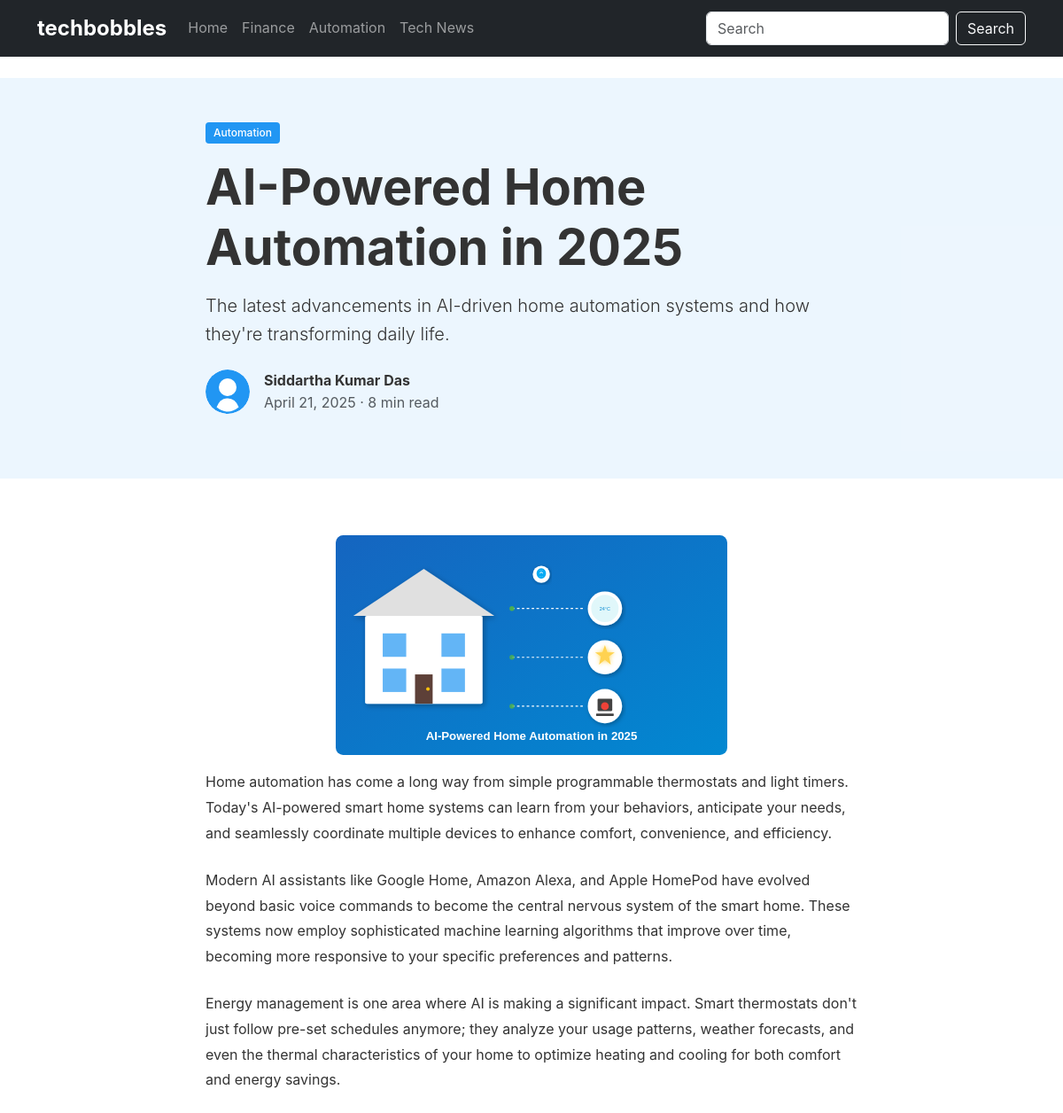
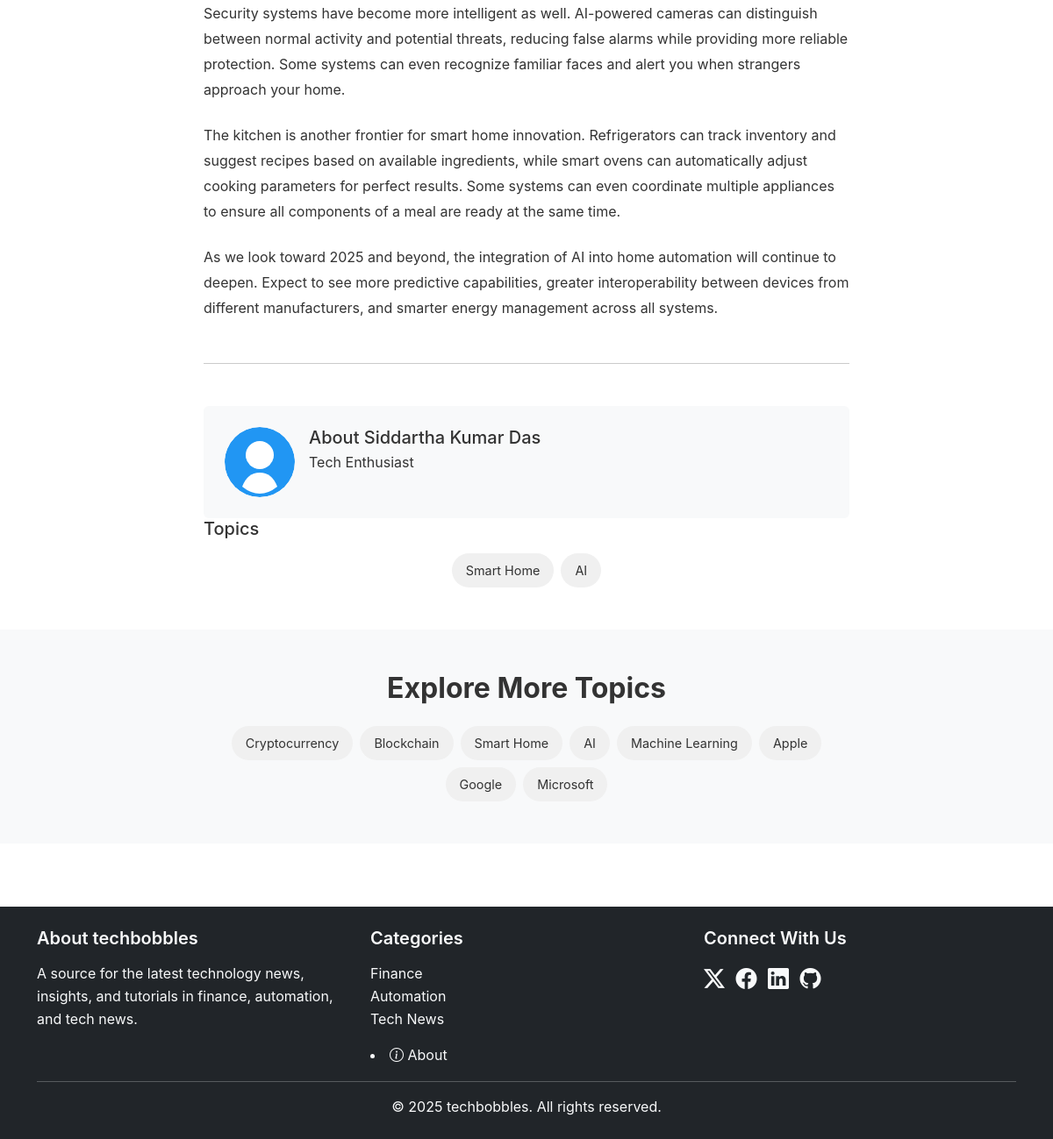
/post/ai-powered-home-automation, run on the app's committed database (2 pictures, top to bottom).
### app.py (models this page shows)
class Category(db.Model):
    id = db.Column(db.Integer, primary_key=True)
    name = db.Column(db.String(50), nullable=False)
    slug = db.Column(db.String(50), unique=True, nullable=False)
    description = db.Column(db.String(200))
    color = db.Column(db.String(20))
    posts = db.relationship('Post', backref='category', lazy=True)

class Post(db.Model):
    id = db.Column(db.Integer, primary_key=True)
    title = db.Column(db.String(200), nullable=False)
    slug = db.Column(db.String(200), unique=True, nullable=False)
    excerpt = db.Column(db.Text, nullable=False)
    content = db.Column(db.Text, nullable=False)
    publish_date = db.Column(db.DateTime, nullable=False, default=datetime.utcnow)
    read_time = db.Column(db.Integer, default=5)
    featured = db.Column(db.Boolean, default=False)
    featured_image = db.Column(db.String(200))
    category_id = db.Column(db.Integer, db.ForeignKey('category.id'), nullable=False)
    author_id = db.Column(db.Integer, db.ForeignKey('author.id'), nullable=False)
    topics = db.relationship('Topic', secondary='post_topics', backref=db.backref('posts', lazy='dynamic'))

class Author(db.Model):
    id = db.Column(db.Integer, primary_key=True)
    name = db.Column(db.String(100), nullable=False)
    email = db.Column(db.String(100), unique=True, nullable=False)
    bio = db.Column(db.Text)
    avatar = db.Column(db.String(200))
    posts = db.relationship('Post', backref='author', lazy=True)

class Topic(db.Model):
    id = db.Column(db.Integer, primary_key=True)
    name = db.Column(db.String(50), nullable=False)
    slug = db.Column(db.String(50), unique=True, nullable=False)

### app.py (the view)
@app.route('/post/<slug>')
def post(slug):
    post = Post.query.filter_by(slug=slug).first_or_404()
    post.content_html = markdown.markdown(post.content)
    trending_topics = Topic.query.limit(8).all()
    return render_template('post.html',
                           post=post,
                           trending_topics=trending_topics)

### app.py (called while the page is built)
@app.context_processor
def inject_now():
    return {'now': datetime.utcnow()}

@app.context_processor
def inject_categories():
    return {'categories': Category.query.all()}

### templates/post.html (shortened to what this page needs)
{% extends 'base.html' %}
{% block content %}
<header class="post-header py-5" style="background-color: {{ post.category.color }}15;">
    <div class="container">
        <div class="row justify-content-center">
            <div class="col-md-10 col-lg-8">
                <div class="mb-3">
                    <a href="{{ url_for('category', slug=post.category.slug) }}" class="badge text-decoration-none" style="background-color: {{ post.category.color }}">
                        {{ post.category.name }}
                    </a>
                </div>
                <h1 class="post-title display-4 fw-bold mb-3">{{ post.title }}</h1>
                <p class="lead mb-4">{{ post.excerpt }}</p>
                <div class="d-flex align-items-center mb-4">
                    <img src="{{ post.author.avatar }}" alt="{{ post.author.name }}" class="rounded-circle me-3" width="50" height="50">
                    <div>
                        <div class="fw-bold">{{ post.author.name }}</div>
                        <div class="text-muted">
                            {{ post.publish_date.strftime('%B %d, %Y') }} · {{ post.read_time }} min read
                        </div>
                    </div>
                </div>
            </div>
        </div>
    </div>
</header>
<section class="post-content py-5">
    <div class="container">
        <div class="row justify-content-center">
            <div class="col-md-10 col-lg-8">
                <div class="post-featured-image mb-5">
                    <img src="{{ post.featured_image }}" alt="{{ post.title }}" class="img-fluid rounded">
                </div>
                <div class="post-body prose">
                    {{ post.content_html | safe }}
                </div>
                <hr class="my-5">
                <div class="author-bio p-4 rounded mb-5">
                    <div class="d-flex">
                        <img src="{{ post.author.avatar }}" alt="{{ post.author.name }}" class="rounded-circle me-3" width="80" height="80">
                        <div>
                            <h5 class="mb-1">About {{ post.author.name }}</h5>
                            <p>{{ post.author.bio }}</p>
                        </div>
                    </div>
                </div>
                <div class="post-topics mb-5">
                    <h5 class="mb-3">Topics</h5>
                    <div class="topic-tags">
                        {% for topic in post.topics %}
                        <a href="{{ url_for('topic', slug=topic.slug) }}" class="topic-tag">{{ topic.name }}</a>
                        {% endfor %}
                    </div>
                </div>
            </div>
        </div>
    </div>
</section>
<section class="py-5 bg-light">
    <div class="container">
        <h2 class="section-title text-center mb-4">Explore More Topics</h2>
        <div class="row justify-content-center">
            <div class="col-md-8">
                <div class="topic-tags text-center">
                    {% for topic in trending_topics %}
                    <a href="{{ url_for('topic', slug=topic.slug) }}" class="topic-tag">{{ topic.name }}</a>
                    {% endfor %}
                </div>
            </div>
        </div>
    </div>
</section>
{% endblock %}

### templates/base.html (shortened to what this page needs)
<!DOCTYPE html>
<html lang="en">
<head>
    <link href="https://cdn.jsdelivr.net/npm/bootstrap@5.3.2/dist/css/bootstrap.min.css" rel="stylesheet">
    <link rel="stylesheet" href="https://cdn.jsdelivr.net/npm/bootstrap-icons@1.11.0/font/bootstrap-icons.css">
    <link rel="stylesheet" href="{{ url_for('static', filename='css/styles.css') }}">
</head>
<body>
    <header class="site-header">
        <nav class="navbar navbar-expand-lg navbar-dark bg-dark">
            <div class="container">
                <a class="navbar-brand" href="{{ url_for('home') }}">techbobbles</a>
                <div class="collapse navbar-collapse" id="navbarNav">
                    <ul class="navbar-nav me-auto">
                        <li class="nav-item">
                            <a class="nav-link" href="{{ url_for('home') }}">Home</a>
                        </li>
                        {% for cat in categories %}
                        <li class="nav-item">
                            <a class="nav-link" href="{{ url_for('category', slug=cat.slug) }}">{{ cat.name }}</a>
                        </li>
                        {% endfor %}
                    </ul>
                    <form class="d-flex" role="search" method="get" action="{{ url_for('search') }}">
                        <input class="form-control me-2" type="search" name="q" placeholder="Search" required>
                        <button class="btn btn-outline-light" type="submit">Search</button>
                    </form>
                </div>
            </div>
        </nav>
    </header>
    <main class="py-4">
        {% block content %}{% endblock %}
    </main>
    <footer class="bg-dark text-light py-4 mt-5">
        <div class="container">
            <div class="row">
                <div class="col-md-4">
                    <h5>About techbobbles</h5>
                    <p>A source for the latest technology news, insights, and tutorials in finance, automation, and tech news.</p>
                </div>
                <div class="col-md-4">
                    <h5>Categories</h5>
                    <ul class="list-unstyled">
                        {% for cat in categories %}
                        <li><a href="{{ url_for('category', slug=cat.slug) }}" class="text-light">{{ cat.name }}</a></li>
                        {% endfor %}
                    </ul>
                    <li class="mt-2">
                        <a href="{{ url_for('about') }}" class="text-light">
                            <i class="bi bi-info-circle"></i> About
                        </a>
                    </li>
                </div>
                <div class="col-md-4">
                    <h5>Connect With Us</h5>
                    <div class="social-icons">
                        <a href="https://x.com/vicidas" class="text-light me-2"><i class="bi bi-twitter-x"></i></a>
                        <a href="https://www.facebook.com/siddartha.das" class="text-light me-2"><i class="bi bi-facebook"></i></a>
                        <a href="https://www.linkedin.com/in/siddartha-das-0973544a/" class="text-light me-2"><i class="bi bi-linkedin"></i></a>
                        <a href="https://github.com/siddartha1192/Siddartha" class="text-light"><i class="bi bi-github"></i></a>
                    </div>
                </div>
            </div>
            <hr>
            <p class="text-center mb-0">&copy; {{ now.year }} techbobbles. All rights reserved.</p>
        </div>
    </footer>
</body>
</html>

### static/css/styles.css (style rules this page uses)
:root { --finance-color: #4CAF50; --automation-color: #2196F3; --tech-news-color: #9C27B0; }
body { font-family: 'Inter', -apple-system, BlinkMacSystemFont, 'Segoe UI', Roboto, Oxygen, Ubuntu, Cantarell, 'Open Sans', 'Helvetica Neue', sans-serif; color: #333; line-height: 1.6; padding: 0px; }
a { text-decoration: none; color: #0066cc; transition: color 0.2s; }
.section-title { font-weight: 700; margin-bottom: 1.5rem; }
.navbar-brand { font-weight: 700; font-size: 1.5rem; }
.topic-tags { display: flex; flex-wrap: wrap; gap: 0.5rem; justify-content: center; }
.topic-tag { display: inline-block; background-color: #f0f0f0; color: #333; padding: 0.5rem 1rem; border-radius: 2rem; font-size: 0.9rem; transition: all 0.2s; }
.post-title { line-height: 1.2; }
.post-featured-image img { object-fit: cover; margin-bottom: 1rem; margin-top: 1rem; }
.post-body { font-size: 1.1rem; line-height: 1.8; }
footer { margin-top: 3rem; }
footer h5 { font-weight: 600; margin-bottom: 1rem; }
.social-icons a { font-size: 1.5rem; margin-right: 1rem; }
.badge { padding: 0.5em 0.75em; font-weight: 500; border-radius: 0.25rem; color: white; }

### templates/post.html (style rules this page uses)
.prose { line-height: 1.8; font-size: 1rem; padding: 0%; }
.prose p { margin-bottom: 1.5rem; padding: 0%; }
.mb-5 { margin-bottom: auto !important; }
.author-bio { background-color: #f8f9fa; padding: 0%; }
.img-fluid { max-width: 60%; display: block; margin: 0 auto; padding: 0; }

### data on the page
Category: name "Finance"
Category: name "Automation", category.name "Automation"
Category: name "Tech News"
Post: title "AI-Powered Home Automation in 2025", excerpt "The latest advancements in AI-driven home automation systems and how they're transforming daily life.", publish_date "April 21, 2025", read_time "8", featured_image (picture)
Author: author.avatar (picture), author.name "Siddartha Kumar Das", author.bio "Tech Enthusiast"
Topic: name "Smart Home"
Topic: name "AI"
Topic: name "Cryptocurrency"
Topic: name "Blockchain"
Topic: name "Machine Learning"
Topic: name "Apple"
Topic: name "Google"
Topic: name "Microsoft"
